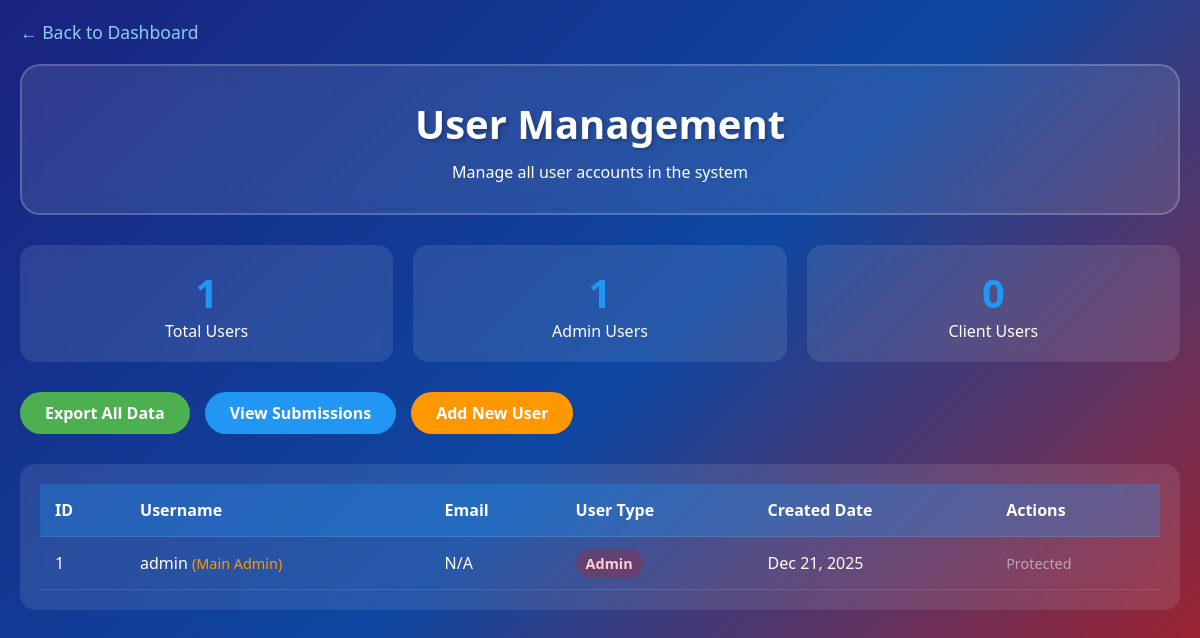
The page /manage_users.php (signed in) on the database its author committed.
### tables this page shows
CREATE TABLE users (
    id INT PRIMARY KEY AUTO_INCREMENT,
    username VARCHAR(50) UNIQUE NOT NULL,
    password VARCHAR(255) NOT NULL,
    email VARCHAR(100),
    user_type ENUM('admin', 'client') DEFAULT 'client',
    created_at TIMESTAMP DEFAULT CURRENT_TIMESTAMP
);

### manage_users.php (the view, shortened to what this page needs)
<?php
require_once 'config.php';
$users_query = $conn->query("SELECT * FROM users ORDER BY created_at DESC");
?>
<!DOCTYPE html>
<html lang="en">
<head>
</head>
<body>
    <div class="container">
        <a href="index.php" class="back-btn">← Back to Dashboard</a>
        <header>
            <h1>User Management</h1>
            <p>Manage all user accounts in the system</p>
        </header>
        <div class="stats">
            <div class="stat-card">
                <div class="stat-number"><?php echo $users_query->num_rows; ?></div>
                <div>Total Users</div>
            </div>
            <div class="stat-card">
                <div class="stat-number">
                    <?php
                    $admin_count = $conn->query("SELECT COUNT(*) as count FROM users WHERE user_type = 'admin'")->fetch_assoc();
                    echo $admin_count['count'];
                    ?>
                </div>
                <div>Admin Users</div>
            </div>
            <div class="stat-card">
                <div class="stat-number">
                    <?php
                    $client_count = $conn->query("SELECT COUNT(*) as count FROM users WHERE user_type = 'client'")->fetch_assoc();
                    echo $client_count['count'];
                    ?>
                </div>
                <div>Client Users</div>
            </div>
        </div>
        <div class="action-buttons">
            <a href="export_all.php" class="btn btn-success">Export All Data</a>
            <a href="admin_dashboard.php" class="btn btn-primary">View Submissions</a>
            <a href="javascript:void(0)" onclick="showAddUserModal()" class="btn btn-warning">Add New User</a>
        </div>
        <div class="table-container">
            <table>
                <thead>
                    <tr>
                        <th>ID</th>
                        <th>Username</th>
                        <th>Email</th>
                        <th>User Type</th>
                        <th>Created Date</th>
                        <th>Actions</th>
                    </tr>
                </thead>
                <tbody>
                    <?php while($user = $users_query->fetch_assoc()): ?>
                    <tr>
                        <td><?php echo $user['id']; ?></td>
                        <td>
                            <?php echo htmlspecialchars($user['username']); ?>
                            <?php if ($user['id'] == 1): ?>
                                <span style="color: #ff9800; font-size: 0.9rem;">(Main Admin)</span>
                            <?php endif; ?>
                        </td>
                        <td><?php echo $user['email'] ? htmlspecialchars($user['email']) : 'N/A'; ?></td>
                        <td>
                            <span class="user-type <?php echo $user['user_type']; ?>">
                                <?php echo ucfirst($user['user_type']); ?>
                            </span>
                        </td>
                        <td><?php echo date('M d, Y', strtotime($user['created_at'])); ?></td>
                        <td>
                            <div class="action-icons">
                                <?php if ($user['id'] != 1): ?>
                                <a href="view_user.php?id=<?php echo $user['id']; ?>" class="icon-btn btn-primary" title="View Details">👁️</a>
                                <a href="manage_users.php?action=delete&id=<?php echo $user['id']; ?>"
                                   class="icon-btn btn-danger"
                                   title="Delete User"
                                   onclick="return confirm('Are you sure you want to delete this user? This action cannot be undone.')">🗑️</a>
                                <?php else: ?>
                                <span style="opacity: 0.5; font-size: 0.9rem;">Protected</span>
                                <?php endif; ?>
                            </div>
                        </td>
                    </tr>
                    <?php endwhile; ?>
                </tbody>
            </table>
        </div>
    </div>
</body>
</html>

### manage_users.php (style rules this page uses)
* { margin: 0; padding: 0; box-sizing: border-box; }
body { font-family: 'Segoe UI', Tahoma, Geneva, Verdana, sans-serif; background: linear-gradient(135deg, #1a237e 0%, #0d47a1 50%, #b71c1c 100%); min-height: 100vh; color: white; }
.container { max-width: 1200px; margin: 0 auto; padding: 20px; }
header { background: rgba(255, 255, 255, 0.1); backdrop-filter: blur(10px); border-radius: 20px; padding: 30px; margin-bottom: 30px; text-align: center; border: 2px solid rgba(255, 255, 255, 0.2); }
h1 { font-size: 2.5rem; margin-bottom: 10px; color: white; text-shadow: 2px 2px 4px rgba(0,0,0,0.3); }
.back-btn { display: inline-block; margin-bottom: 20px; color: #90caf9; text-decoration: none; font-size: 1.1rem; }
.action-buttons { display: flex; gap: 15px; margin-bottom: 30px; flex-wrap: wrap; }
.btn { padding: 10px 25px; border-radius: 25px; border: none; font-size: 1rem; font-weight: bold; cursor: pointer; transition: all 0.3s ease; text-decoration: none; display: inline-block; }
.btn-primary { background: #2196f3; color: white; }
.btn-success { background: #4caf50; color: white; }
.btn-warning { background: #ff9800; color: white; }
.table-container { background: rgba(255, 255, 255, 0.1); backdrop-filter: blur(10px); border-radius: 15px; padding: 20px; overflow-x: auto; }
table { width: 100%; border-collapse: collapse; color: white; }
th, td { padding: 15px; text-align: left; border-bottom: 1px solid rgba(255,255,255,0.1); }
th { background: rgba(33, 150, 243, 0.3); font-weight: bold; }
.user-type { padding: 5px 10px; border-radius: 15px; font-size: 0.9rem; font-weight: bold; }
.user-type.admin { background: rgba(183, 28, 28, 0.3); color: #ffcdd2; }
.stats { display: grid; grid-template-columns: repeat(auto-fit, minmax(200px, 1fr)); gap: 20px; margin-bottom: 30px; }
.stat-card { background: rgba(255, 255, 255, 0.1); border-radius: 15px; padding: 20px; text-align: center; backdrop-filter: blur(5px); }
.stat-number { font-size: 2.5rem; font-weight: bold; color: #2196f3; }
.action-icons { display: flex; gap: 10px; }

### rows shown on the page
users: id "1", username "admin", shows "(Main Admin)", shows "N/A", user_type "Admin", created_at "Dec 21, 2025", shows "Protected"

### other values the page prints
$users_query->num_rows "1"
$admin_count['count'] "1"
$client_count['count'] "0"
